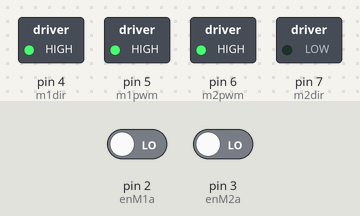
Bench run of a sketch on a simulated Arduino Uno, built with avr-gcc and run on an emulated ATmega328P. Parts: switched loads named in the sketch (green lamp = pin HIGH). The inputs (shaded band) are chosen by the test bench; at power-on: pin 2 (enM1a) LOW, pin 3 (enM2a) LOW. What the sketch prints to the serial monitor is not drawn.

Above: at 0.1 s.
At 2.1 s:
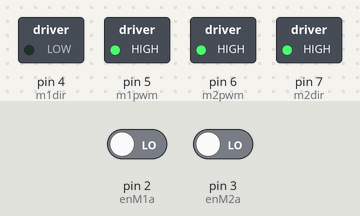
At 3.1 s:
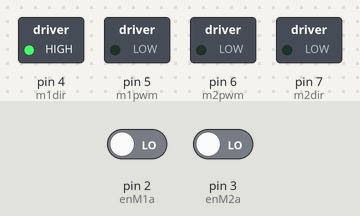
Timing chart, 0 to 4.6 s (numbered marks = the images above):
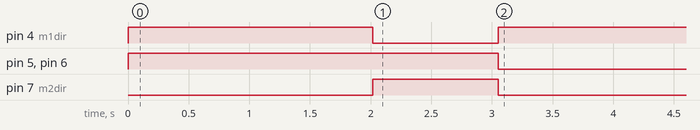

The sketch:

PidControl.ino
```cpp
#define enM1a 2
#define enM1b 11
#define enM2a 3
#define enM2b 12
#define m1pwm 5
#define m1dir 4
#define m2pwm 6
#define m2dir 7

boolean x = true;

int p1=0;
int i1=0;
int d1=0;

int p2=0;
int i2=0;
int d2=0;

int error1=0;
int preverror1=0;

int error2=0;
int preverror2=0;

float kp1=10;
float kd1=9;
float ki1=0;

float kp2=10;
float kd2=10;
float ki2=0;

int posa = 0;
int posb = 0;

void setup() {
  Serial.begin(9600);
  pinMode(m1pwm, OUTPUT);
  pinMode(m1dir, OUTPUT);
  pinMode(m2pwm, OUTPUT);
  pinMode(m2dir, OUTPUT);
  pinMode(enM2a, INPUT);
  pinMode(enM2b, INPUT);
  pinMode(enM1a, INPUT);
  pinMode(enM1b, INPUT);
  attachInterrupt(digitalPinToInterrupt(enM2a), encoder2, RISING);
  attachInterrupt(digitalPinToInterrupt(enM1a), encoder1, RISING);


}

void loop() {
  while(x){
    for(int i=0; i<200;i++){
      Serial.print(posa);
      Serial.print(" ");
      Serial.println(posb);
      pid(450,450);
    }
 for(int i=0; i<100;i++){
      Serial.print(posa);
      Serial.print(" ");
      Serial.println(posb);
      pid(100,800);
    }
   for(int i=0; i<100;i++){
      Serial.print(posa);
      Serial.print(" ");
      Serial.println(posb);
      pid(450,450);
    }for(int i=0; i<200;i++){
      Serial.print(posa);
      Serial.print(" ");
      Serial.println(posb);
      pid(-450,-450);
    }
    motorspeed(0,0);
    x = false;
  }
}

void motorspeed(int x, int y){
  if(x<0){
    if(x<-255){
      x =-255;
      }
    x = -x;
    digitalWrite(m1dir, LOW);
    analogWrite(m1pwm, x);
    }else{
      digitalWrite(m1dir, HIGH);
      analogWrite(m1pwm, x);
      }
   if(y<0){
    if(y<-255){
      y =-255;
      }
    y =-y;
    digitalWrite(m2dir, HIGH);
    analogWrite(m2pwm, y);
    }else{
      digitalWrite(m2dir, LOW);
      analogWrite(m2pwm, y);
      }

  }

void pid(int u, int v){
  error1 = u-posa;
  p1=error1;
  i1=i1+error1;
  d1 = error1-preverror1;

  error2 = v-posb;
  p2=error2;
  i2=i2+error2;
  d2 = error2-preverror2;

  int pid1 = kp1*p1+kd1*d1+ki1*i1;
    if(pid1>255){
    pid1=255;
    }
  if(pid1<-255){
    pid1=-255;
  }

  int pid2 = kp2*p2+kd2*d2+ki2*i2;
    if(pid2>255){
    pid2=255;
    }
  if(pid2<-255){
    pid2=-255;
  }

  motorspeed(pid1, pid2);


  }

void encoder2(){
  int b = digitalRead(enM2b);
  if(b>0){
    posb++;
    }
    else{
      posb--;
      }
  }

void encoder1(){
  int a = digitalRead(enM1b);
  if(a>0){
    posa--;
    }
    else{
      posa++;
      }
  }
```

Measured:
- by itself, pin 4 (m1dir): LOW → HIGH at 0.00 s, → LOW 2.0 s later, → HIGH 1.0 s later
- by itself, pin 5 (m1pwm), pin 6 (m2pwm): LOW → HIGH at 0.00 s, → LOW 3.1 s later
- by itself, pin 7 (m2dir): LOW → HIGH at 2.0 s, → LOW 1.0 s later
